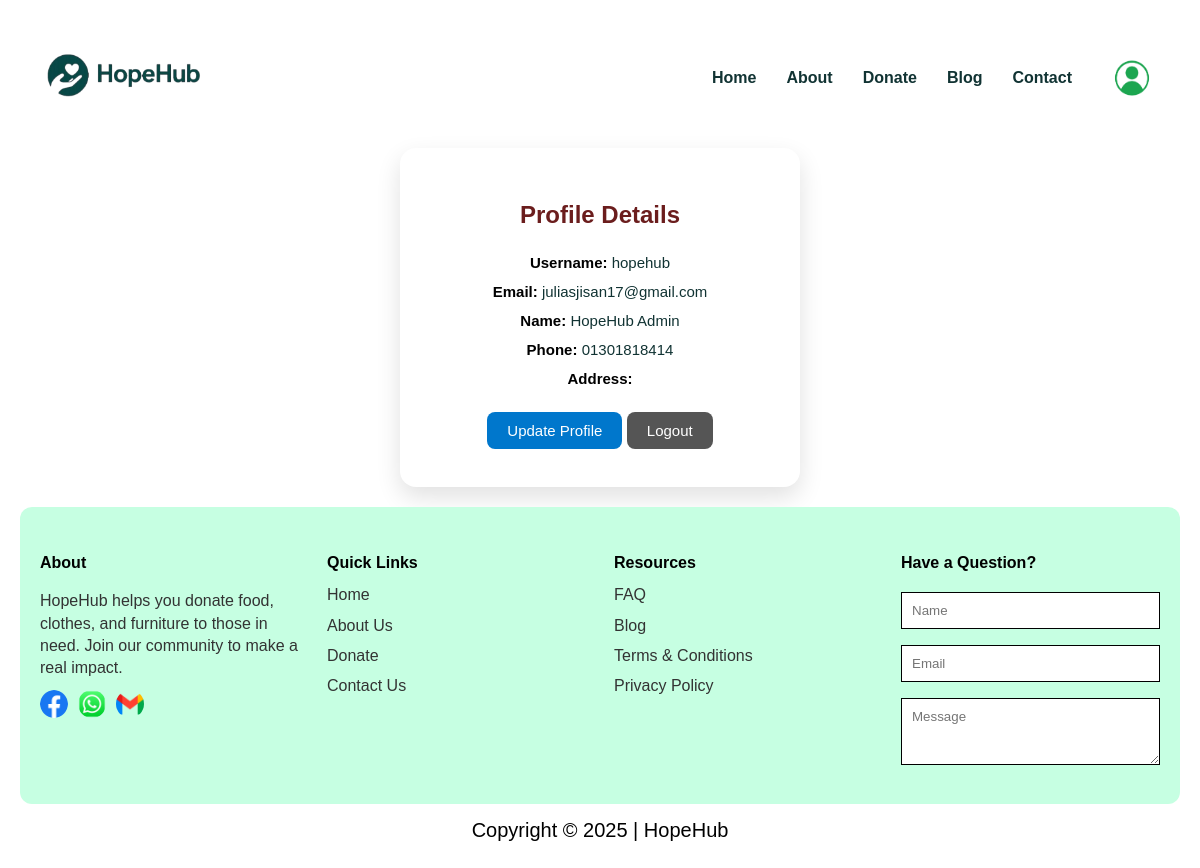
Page /accounts/profile/ (signed in) on the earlier database version.
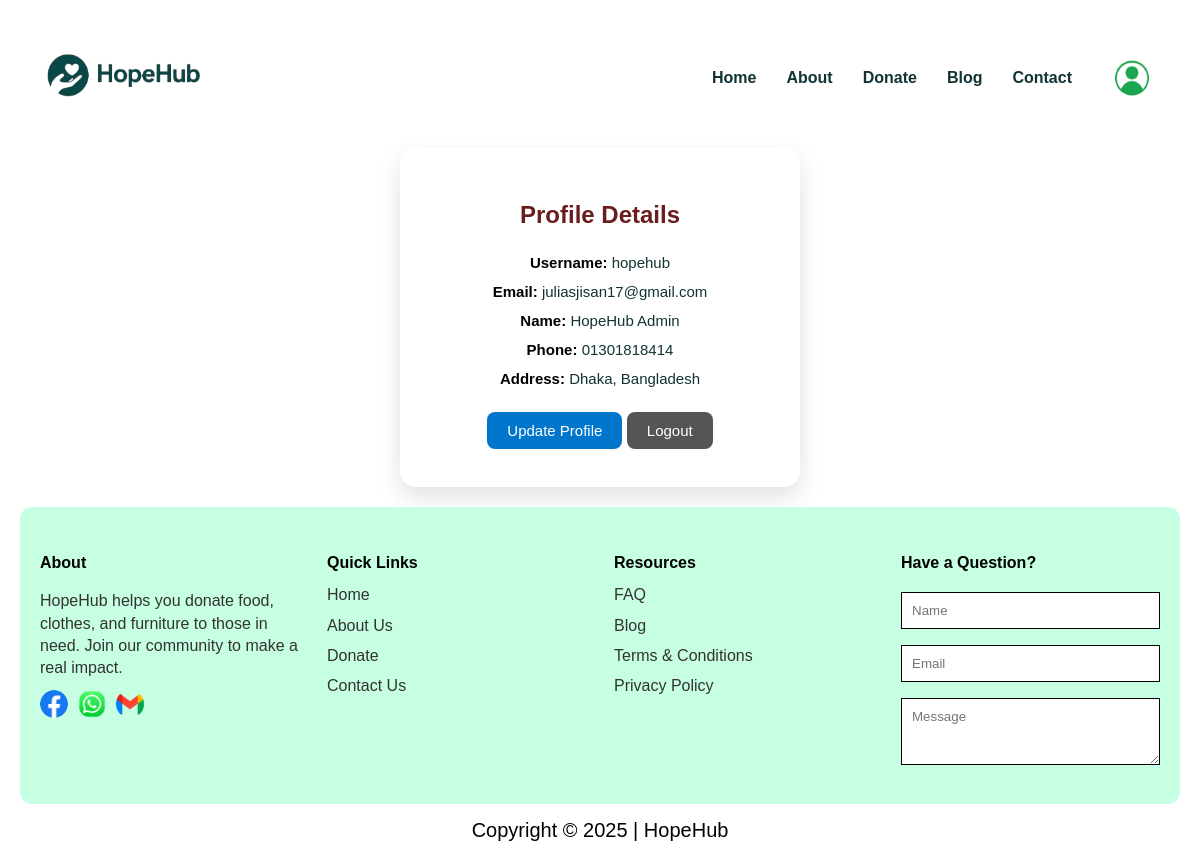
Same page on the later database version.
### accounts/models.py (models this page shows, shortened)
class CustomUser(AbstractUser):
    phone = models.CharField(max_length=15, blank=True, null=True)
    name = models.CharField(max_length=150)
    address = models.TextField(blank=True, null=True)
    objects = CustomUserManager()

### accounts/views.py (the view)
# urls.py: path("profile/", views.profile_view, name="profile"),
@login_required
def profile_view(request):
    user = request.user
    if request.method == 'POST':
        form = ProfileUpdateForm(request.POST, instance=user)
        if form.is_valid():
            form.save()
            messages.success(request, "Profile updated successfully.")
            return redirect('profile')
    else:
        form = ProfileUpdateForm(instance=user)
    return render(request, 'accounts/profile.html', {'form': form})

### accounts/forms.py (shortened to what this page needs)
class ProfileUpdateForm(forms.ModelForm):
    class Meta:
        model = User
        fields = ['name', 'email', 'phone', 'address']
        widgets = {
            'name': forms.TextInput(attrs={'placeholder': 'Enter your name'}),
            'email': forms.EmailInput(attrs={'placeholder': 'Enter your email'}),
            'phone': forms.TextInput(attrs={'placeholder': 'Enter your phone'}),
            'address': forms.TextInput(attrs={'placeholder': 'Enter your address'}),
        }

### accounts/templates/accounts/profile.html (shortened to what this page needs)
{% extends 'base.html' %}
{% block content %}
<div class="container profile-container">
  <h2>Profile Details</h2>
  <div class="profile-info">
    <p><strong>Username:</strong> {{ user.username }}</p>
    <p><strong>Email:</strong> <span class="text-email">{{ user.email }}</span>
    </p>
    <p><strong>Name:</strong> <span class="text-name">{{ user.name }}</span>
    </p>
    <p><strong>Phone:</strong> <span class="text-phone">{{ user.phone }}</span>
    </p>
    <p><strong>Address:</strong> <span class="text-address">{{ user.address }}</span>
    </p>
  </div>
  <button class="btn update-btn" id="updateBtn">Update Profile</button>
  <a href="{% url 'logout' %}" class="btn" style="margin-top:10px; background:#555;">Logout</a>
</div>
{% endblock %}

### templates/base.html (shortened to what this page needs)
{% load static %}
<!doctype html>
<html lang="bn">
<head>
  <link rel="stylesheet" href="{% static 'css/style.css' %}">
</head>
<body>
  <div class="wrap">
    <header>
      <div class="brand">
        <img src="{% static 'image/logo.png' %}" alt="HopeHub Logo">
      </div>
      <nav aria-label="Main navigation">
  <a href="{% url 'home' %}">Home</a>
  <a href="{% url 'aboutus' %}">About</a>
  <a href="{% url 'donateform' %}">Donate</a>
  <a href="{% url 'blog' %}">Blog</a>
  <a href="{% url 'contactus' %}">Contact</a>
  {% if user.is_authenticated %}
    <a href="{% url 'profile' %}" class="profile-icon">
      <img src="{% static 'image/profile.png' %}" alt="Profile" style="width:60px; height:40px; border-radius:50%;">
    </a>
  {% else %}
    <a class="cta" href="{% url 'login' %}">Login/Signup</a>
  {% endif %}
</nav>
    </header>
    {% block content %}
    {% endblock %}
    <footer>
      <div class="footer-col">
        <h4>About</h4>
        <p>HopeHub helps you donate food, clothes, and furniture to those in need. Join our community to make a real impact.</p>
        <div class="social-icons">
          <img src="{% static 'image/facebook.png' %}" alt="Facebook">
          <img src="{% static 'image/whatsapp.png' %}" alt="WhatsApp">
          <img src="{% static 'image/gmail.png' %}" alt="Gmail">
        </div>
      </div>
      <div class="footer-col links">
        <h4>Quick Links</h4>
        <ul>
          <li><a href="{% url 'home' %}">Home</a></li>
          <li><a href="{% url 'aboutus' %}">About Us</a></li>
          <li><a href="{% url 'donateform' %}">Donate</a></li>
          <li><a href="{% url 'contactus' %}">Contact Us</a></li>
        </ul>
      </div>
      <div class="footer-col resources">
        <h4>Resources</h4>
        <ul>
          <li><a href="{% url 'faq' %}">FAQ</a></li>
          <li><a href="{% url 'blog' %}">Blog</a></li>
          <li><a href="{% url 'termsconditions' %}">Terms & Conditions</a></li>
          <li><a href="{% url 'privacypolicy' %}">Privacy Policy</a></li>
        </ul>
      </div>
      <div class="footer-col contact-form" style="max-width:320px">
        <h4>Have a Question?</h4>
        <input type="text" placeholder="Name" />
        <input type="email" placeholder="Email" />
        <textarea rows="3" placeholder="Message"></textarea>
      </div>
    </footer>
    <div class="copyright">
      Copyright &copy; 2025 | HopeHub
    </div>
  </div>
</body>
</html>

### static/css/style.css (style rules this page uses)
:root { --green: #05533f; --green-dark: #076b25; --accent:#f1fdf6; --muted: #ffffff; --soft:#eafdf3; --radius:14px; --shadow: 0 6px 20px rgba(16,42,30,0.08); font-family: "Inter", system-ui, sans-serif; }
* { box-sizing:border-box }
body, h1, h2, h3, h4, h5, h6, input, textarea, button, p { font-family: 'Inria Sans', sans-serif; }
body { margin:0; background: #ffffff; color:#133; line-height:1.4; justify-content: center; align-items: center; display: flex; }
a { color:inherit;text-decoration:none }
img { max-width:100%;display:block }
.wrap { max-width: 1440px; width: 100%; margin:28px auto; padding:0 20px; }
header { width:100%; height:100px; background:white; padding:14px 18px; display:flex; justify-content:space-between; align-items:center; }
.brand img { width:180px; height:auto; }
nav { display:flex; gap:30px; align-items:center; font-weight:600; margin-left:auto; }
footer { background: #C6FFE2; padding: 24px 20px; display: flex; flex-wrap: wrap; gap: 28px; border-radius: 12px; }
footer .footer-col { flex: 1 1 200px; }
footer .footer-col h4 { font-weight: 700; margin-bottom: 10px; color: #000; }
footer .footer-col p { font-weight: 400; color: #333; margin-bottom: 10px; line-height: 1.4; }
footer .footer-col ul { list-style: none; padding-left: 0; margin: 0; }
footer .footer-col ul li { margin-bottom: 8px; color: #333; cursor: pointer; }
footer .social-icons { display: flex; gap: 10px; margin-top: 8px; }
.footer-col .social-icons img { width: 28px; height: 28px; object-fit: cover; border-radius: 50%; }
.copyright { text-align: center; color: #000; font-size: 20px; margin: 12px 0 20px 0; }
.contact-form input,.contact-form textarea { width:100%; padding:10px; margin:8px 0; border: 1px solid black; }
.container { width: 400px; padding: 20px; border-radius: 15px; box-shadow: 0px 4px 10px rgba(0,0,0,0.2); text-align: center; margin-top: 80px; margin-bottom: 50px; }
h2 { color: #5a2e2e; margin-bottom: 20px; }
input { padding: 10px; margin: 6px 0 12px 0; border: none; background: #ffffff; }
.btn { padding: 10px; margin: 8px 0; border: none; border-radius: 5px; cursor: pointer; background: #8b3f3f; color: white; font-size: 15px; }

### accounts/templates/accounts/profile.html (style rules this page uses)
.profile-container { max-width: 500px; margin: 20px auto; background: #fff; padding: 30px 40px; border-radius: 16px; box-shadow: 0 10px 25px rgba(0,0,0,0.12); text-align: center; transition: transform 0.3s ease, box-shadow 0.3s ease; }
.profile-container h2 { font-size: 24px; font-weight: 700; color: #6b1d1d; margin-bottom: 20px; }
.profile-info p { font-size: 15px; margin: 8px 0; }
.profile-info strong { color: #000; }
.profile-container .btn { margin-top: 15px; padding: 10px 20px; border-radius: 8px; border: none; cursor: pointer; font-size: 15px; transition: 0.3s; }
.update-btn { background: #0077cc; color: #fff; }

Differences in the rows shown:
changed CustomUser "hopehub": address (not shown) → "Dhaka, Bangladesh"
